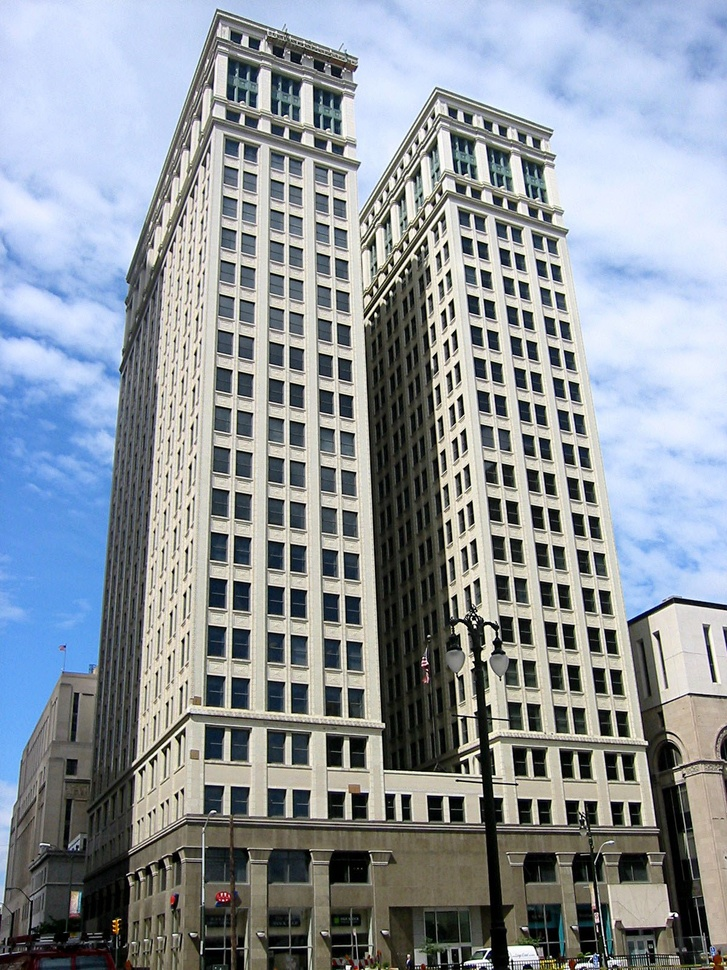
#> input picture dime_building_clean.jpg, 727 x 970 px, shrunk from 1200 x 1600 before the run
$ python -i HarrisCornerDetector.py   (imports and definitions only)   (older library calls are emulated)
#> lines starting #> are read from the running program, lines starting #| are printed output that depends on the picture; after the words box and inside, x2 and y2 are one past the last pixel; in counts of white or black regions, pixels touching at a corner belong together
import cv2
import numpy as np


class HarrisCornerDetector:
    def __init__(self, window_size=5, k=0.04):
        self.window_size = window_size
        self.k = k
        self.image = None
        self.gray_image = None
        self.blurred_image = None
        self.Ix = None
        self.Iy = None
        self.R = None

    def load_image(self, image_path):
        # load the image from the image path
        self.image = cv2.imread(image_path)
        # convert to grayscale
        self.gray_image = cv2.cvtColor(self.image, cv2.COLOR_BGR2GRAY)

    def apply_gaussian_blur(self):
        self.blurred_image = cv2.GaussianBlur(
            self.gray_image, (self.window_size, self.window_size), 0
        )

    def compute_gradients(self):
        self.Ix = cv2.Sobel(
            self.blurred_image, cv2.CV_64F, 1, 0, ksize=self.window_size
        )
        self.Iy = cv2.Sobel(
            self.blurred_image, cv2.CV_64F, 0, 1, ksize=self.window_size
        )

    def detect_corners(self):
        Ix2 = self.Ix**2
        Iy2 = self.Iy**2
        IxIy = self.Ix * self.Iy

        offset = self.window_size // 2
        height, width = self.gray_image.shape
        self.R = np.zeros((height, width), dtype=np.float64)

        for y in range(offset, height - offset):
            for x in range(offset, width - offset):
                Sx2 = np.sum(
                    Ix2[y - offset : y + offset + 1, x - offset : x + offset + 1]
                )
                Sy2 = np.sum(
                    Iy2[y - offset : y + offset + 1, x - offset : x + offset + 1]
                )
                Sxy = np.sum(
                    IxIy[y - offset : y + offset + 1, x - offset : x + offset + 1]
                )

                detM = (Sx2 * Sy2) - (Sxy**2)
                traceM = Sx2 + Sy2

                self.R[y, x] = detM - self.k * (traceM**2)

    def mark_corners(self, threshold_ratio=0.1):
        threshold = threshold_ratio * self.R.max()
        corner_image = np.copy(self.image)
        offset = self.window_size // 2
        height, width = self.gray_image.shape

        for y in range(offset, height - offset):
            for x in range(offset, width - offset):
                if self.R[y, x] > threshold:
                    cv2.circle(corner_image, (x, y), 5, (255, 0, 0), -1)

        return corner_image

    def apply_non_maximal_suppression(self, neighborhood_size=3):
        height, width = self.R.shape
        offset = neighborhood_size // 2
        suppressed_R = np.zeros((height, width), dtype=np.float64)

        for y in range(offset, height - offset):
            for x in range(offset, width - offset):
                local_max = np.max(
                    self.R[y - offset : y + offset + 1, x - offset : x + offset + 1]
                )
                if self.R[y, x] == local_max:
                    suppressed_R[y, x] = self.R[y, x]

        self.R = suppressed_R

    def find_corners(self, image_path, threshold_ratio=0.1):
        self.load_image(image_path)
#> in load_image, self.image is the input picture: shape (970, 727, 3); mean B, G, R 155.6, 148.5, 141
#> in load_image, `self.gray_image = cv2.cvtColor(self.image, cv2.COLOR_BGR2GRAY)`:
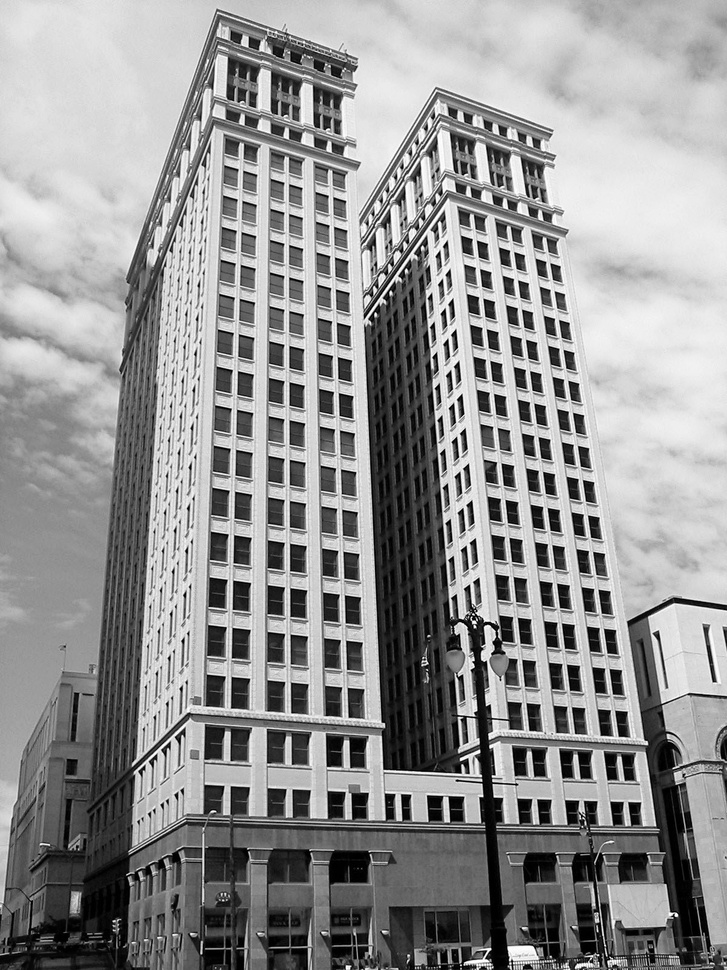
#> self.gray_image: shape (970, 727); min 0, max 255, mean 147.1
        self.apply_gaussian_blur()
        self.compute_gradients()
        self.detect_corners()
#> in detect_corners, `Iy2 = self.Iy**2`:
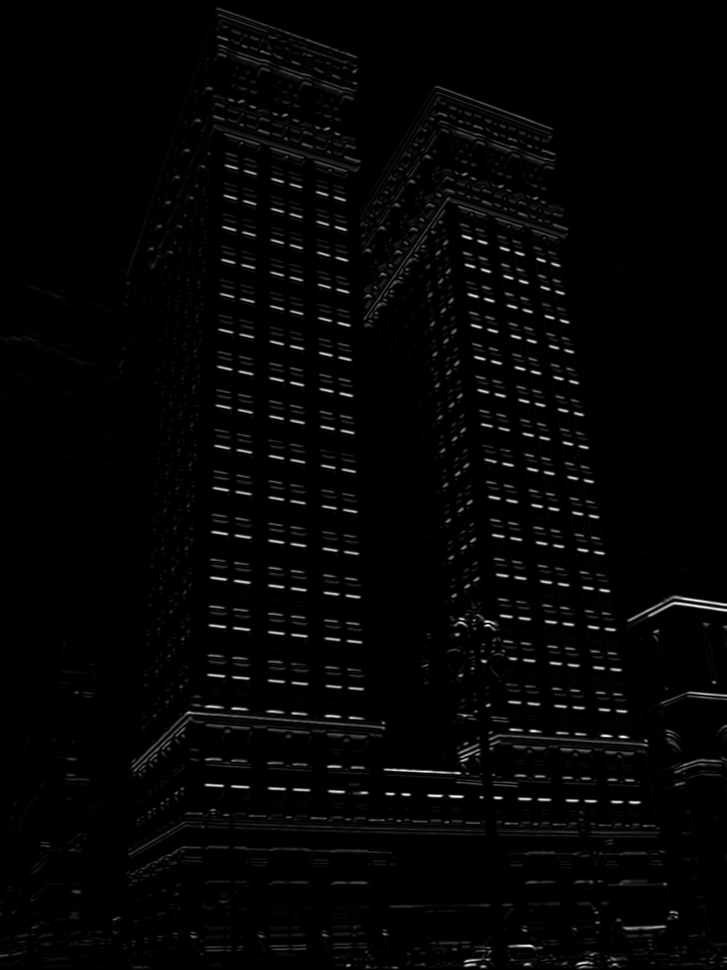
#> Iy2: shape (970, 727) float64; min 0, max 56866681, mean 1086689.4; drawn with min black and max white
#> in detect_corners, `IxIy = self.Ix * self.Iy`:
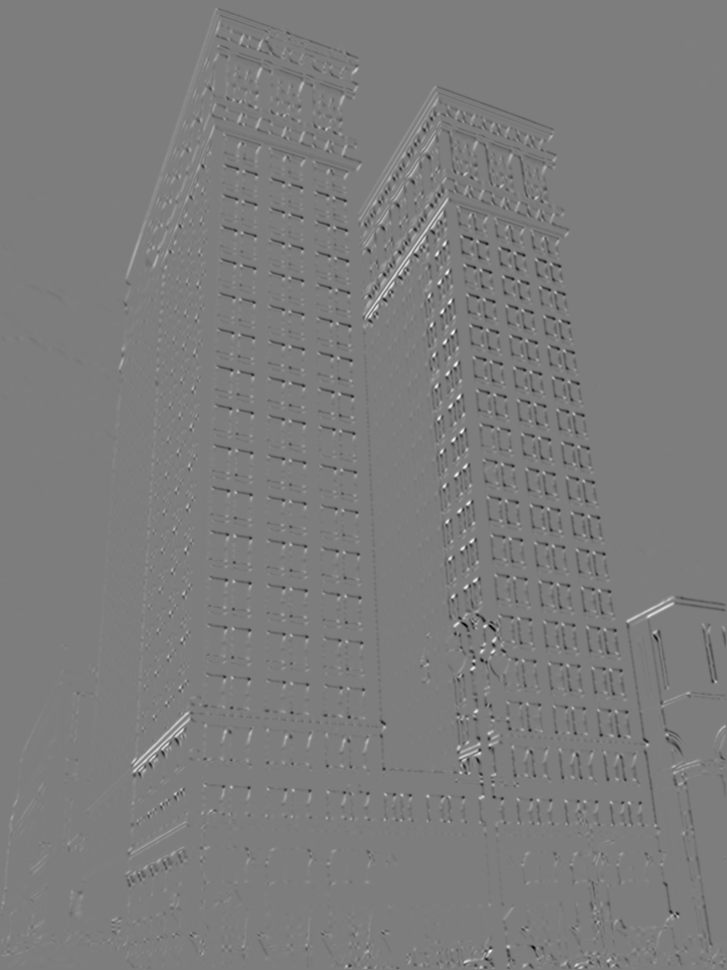
#> IxIy: shape (970, 727) float64; min -28000560, max 28749777, mean -126820.7; drawn with min black and max white
#> after the loop in detect_corners, `for y in range(offset, height - offset):`:
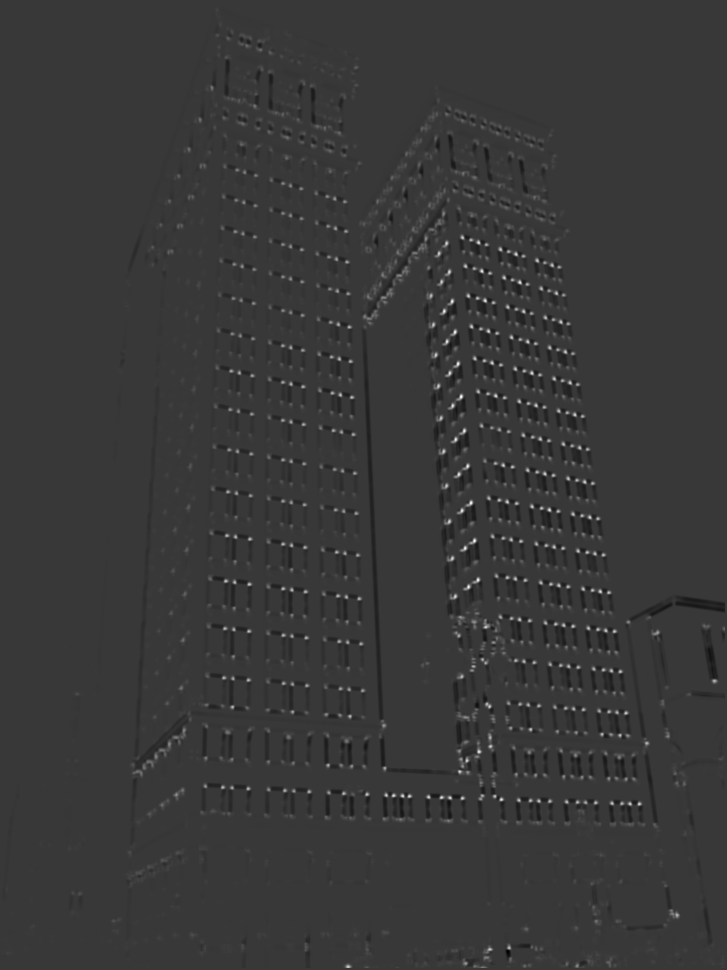
#> self.R: shape (970, 727) float64; min -3.22e+16, max 1.13e+17, mean 2.12e+14; drawn with min black and max white
        self.apply_non_maximal_suppression()
#> after the loop in apply_non_maximal_suppression, `for y in range(offset, height - offset):`:
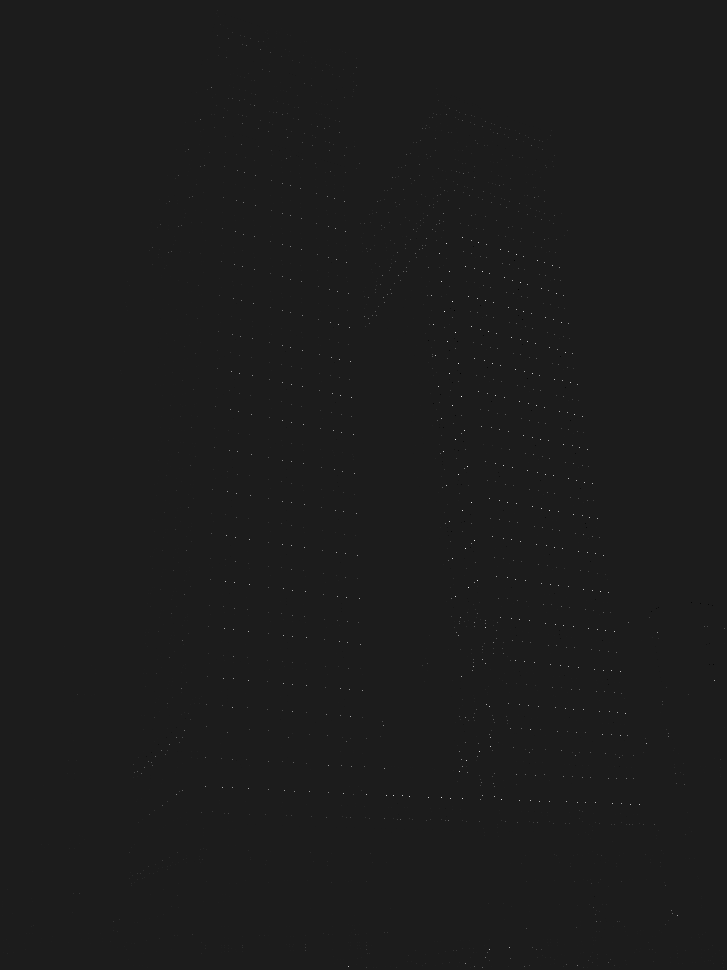
#> suppressed_R: shape (970, 727) float64; min -1.41e+16, max 1.13e+17, mean 7.39e+13; drawn with min black and max white
        corner_image = self.mark_corners(threshold_ratio)
#> in mark_corners, `threshold = threshold_ratio * self.R.max()`: threshold = 1.13e+16
#> after the loop in mark_corners, `for y in range(offset, height - offset):`:
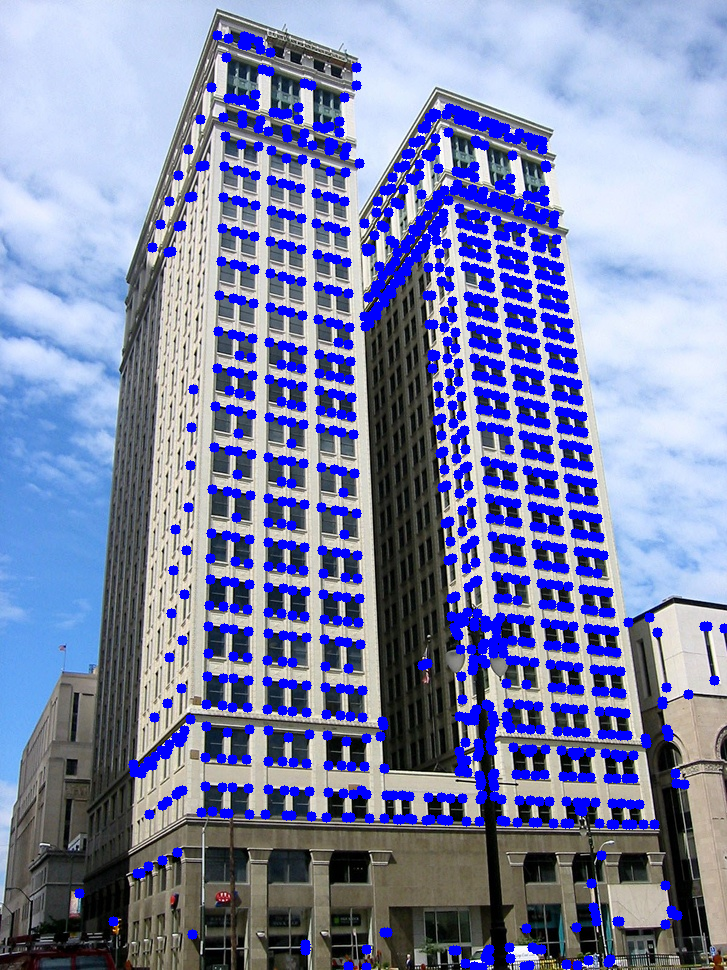
#> corner_image: shape (970, 727, 3); 12.44% of pixels changed, all inside (x1, y1, x2, y2) = (74, 30, 727, 970)

        return corner_image

>>> result = HarrisCornerDetector().find_corners('dime_building_clean.jpg')
